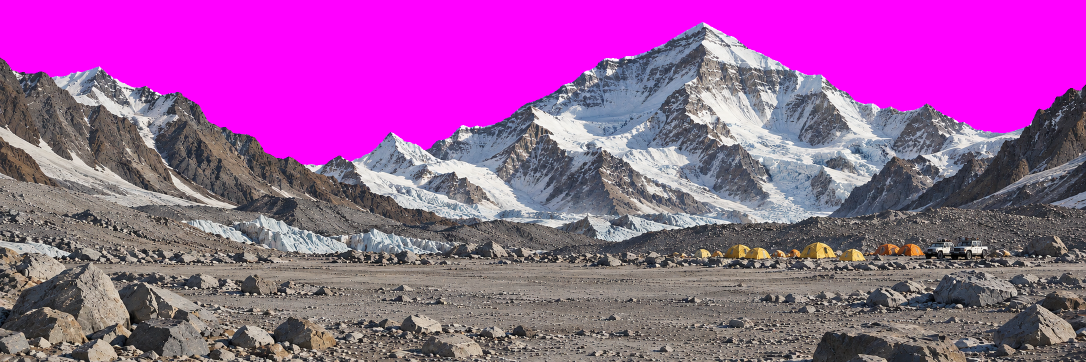
#> input picture tools/assets/masters/basecamp-real.png, 2172 x 724 px, given in place of windsock-mast.png, which was not available (shown at 1/2 size)
$ python gear.py
#> lines starting #> are read from the running program, lines starting #| are printed output that depends on the picture; after the words box and inside, x2 and y2 are one past the last pixel; in counts of white or black regions, pixels touching at a corner belong together; pictures that were not available may be replaced by others from this repository, and a replacement may not be noted
### tools/assets/plates.py
"""Cut a launch-site panorama into parallax depth plates.

Every plate keeps the master's full canvas so all plates of a site share one
coordinate system and one ground row. A plate is opaque from its top edge to
the bottom: the part hidden behind nearer plates is filled with progressively
larger copies of a band of the plate's own terrain, which is roughly what that
ground looks like once the camera climbs and foreshortening relaxes.

Masters are generated on a flat #FF00FF sky and keyed here.

Usage:
  python3 -I tools/assets/plates.py desert <out_dir>
  python3 -I tools/assets/plates.py site <name> <master.png> <out_dir>
  python3 -I tools/assets/plates.py key <master.png> <out.png>

A plate spec (see site_plates) is {"name", "top", "feather", "fill"}:
  top   the edge above which the plate is transparent: a row, a [[x, y], ...]
        polyline, or per-column rows. Omitted means the keyed alpha (skyline).
  fill  the band that is repeated below the next plate's top edge; see tile_fill.
"""

import json
import sys
from pathlib import Path

import numpy as np
from PIL import Image, ImageFilter

ROOT = Path(__file__).resolve().parents[2]
WEBP_QUALITY = 84


def key_magenta(path: Path) -> np.ndarray:
    """Soft chroma key against #FF00FF with despill; returns float RGBA 0..1."""
    rgb = np.asarray(Image.open(path).convert('RGB')).astype(np.float32) / 255
    r, g, b = rgb[..., 0], rgb[..., 1], rgb[..., 2]
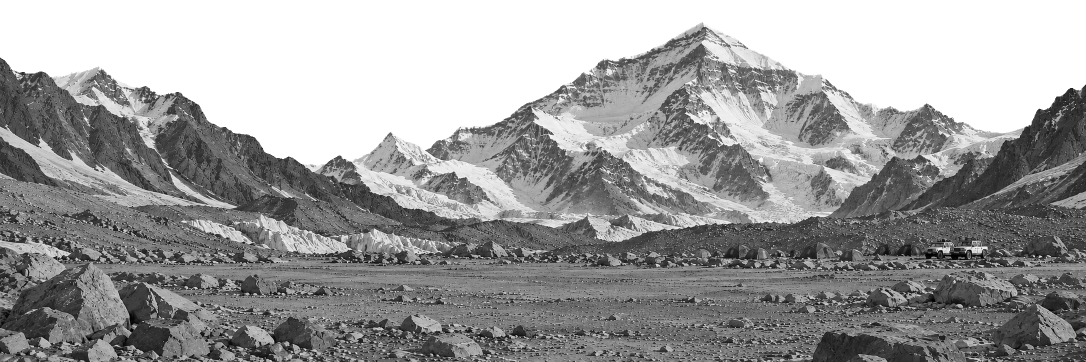
#> b: shape (724, 2172) float32 (shown at 1/2 size); min 0, max 1, mean 0.613
    # Magenta-ness: red and blue both high, green suppressed.
    spill = np.clip(np.minimum(r, b) - g, 0, 1)
    alpha = 1 - np.clip((spill - 0.22) / 0.38, 0, 1)
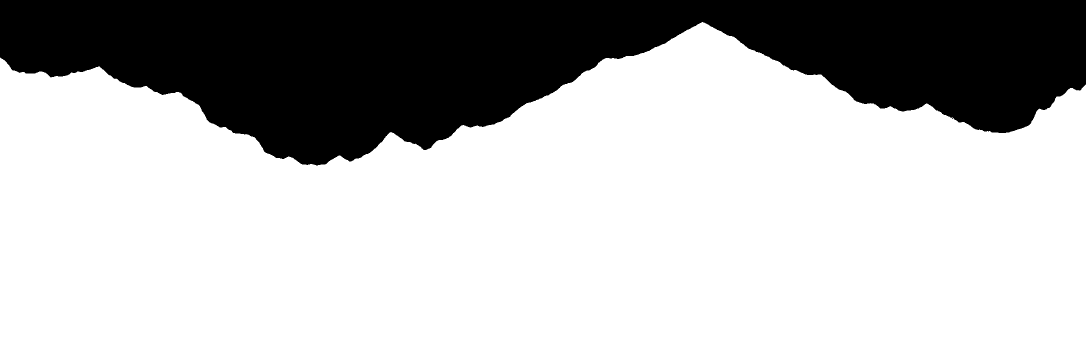
#> alpha: shape (724, 2172) float32 (shown at 1/2 size); values 0 (black) and 1 (white), 72.5% white; 1 black region, box (x1, y1, x2, y2) and area: (0, 0, 2172, 331) 432870
    # Unmix the magenta from antialiased edges: observed = a*fg + (1-a)*M.
    magenta = np.array([1, 0, 1], np.float32)
    safe = np.maximum(alpha, 0.05)[..., None]
    unmixed = (rgb - (1 - alpha)[..., None] * magenta) / safe
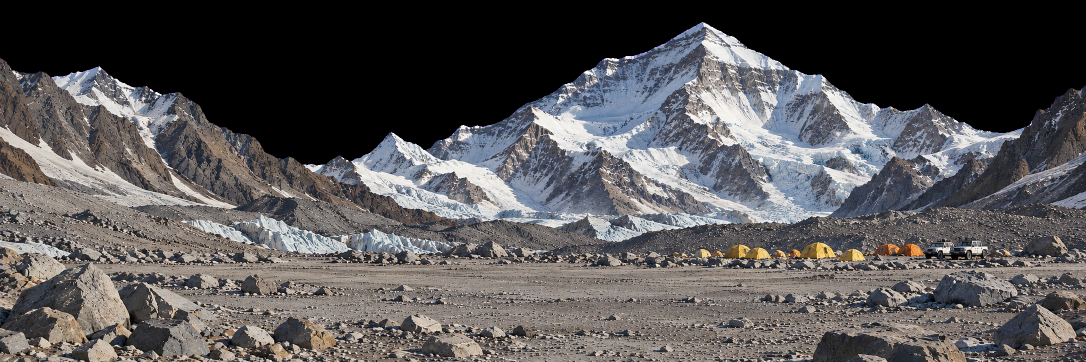
#> unmixed: shape (724, 2172, 3) float32 (shown at 1/2 size); mean R, G, B 0.343, 0.335, 0.338
    rgb = np.where((alpha < 1)[..., None], np.clip(unmixed, 0, 1), rgb)
    # Opaque pixels within 2px of the key still carry a faint magenta cast.
    near = alpha < 0.98
    for _ in range(2):
        grown = near.copy()
        grown[1:] |= near[:-1]
        grown[:-1] |= near[1:]
        grown[:, 1:] |= near[:, :-1]
        grown[:, :-1] |= near[:, 1:]
        near = grown
#> this loop made 2 passes
#> pass 1, in key_magenta, `near = grown`:
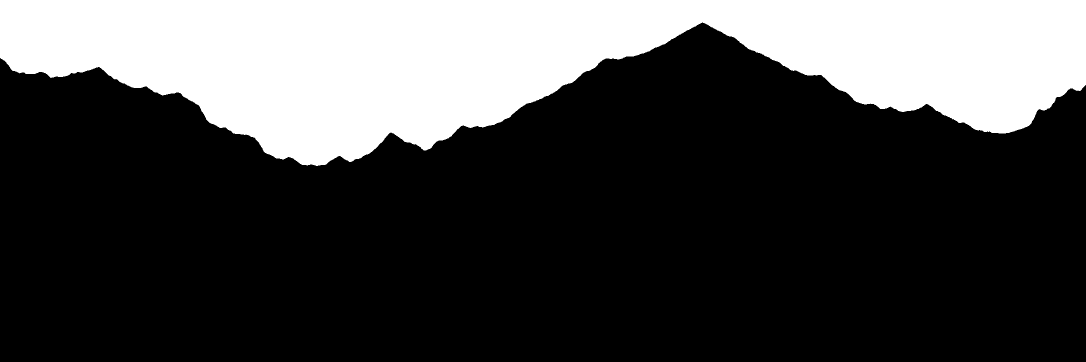
#> near: shape (724, 2172) bool (shown at 1/2 size); 27.7% white; 1 white region, box (x1, y1, x2, y2) and area: (0, 0, 2172, 332) 435119
    cast = np.clip(np.minimum(rgb[..., 0], rgb[..., 2]) - rgb[..., 1], 0, 1) * near
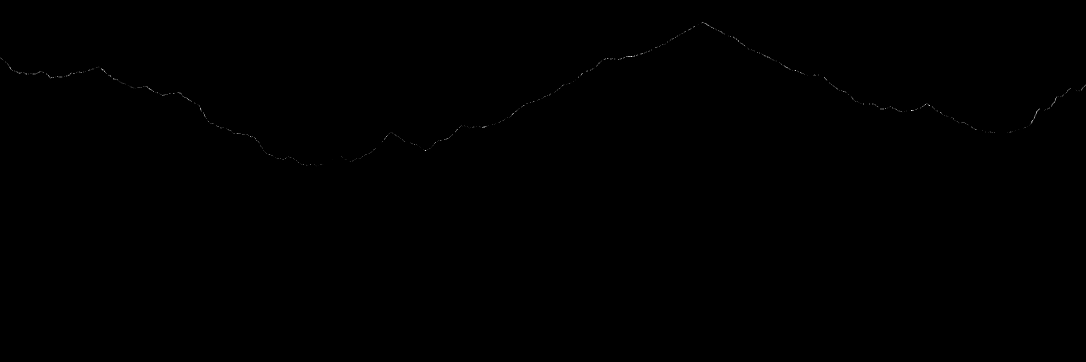
#> cast: shape (724, 2172) float32 (shown at 1/2 size); min 0, max 0.11, mean 6.02e-05; drawn with min black and max white
    rgb[..., 0] -= cast
    rgb[..., 2] -= cast
    return np.dstack([np.clip(rgb, 0, 1), alpha])
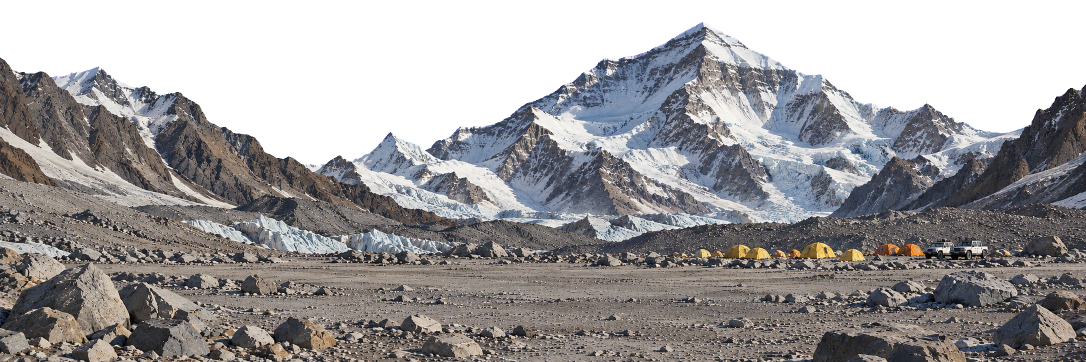
#> returned value: shape (724, 2172, 4) float32 (shown at 1/2 size); mean of channels 0, 1, 2, 3 0.343, 0.335, 0.338, 0.725; transparent parts drawn white


# [61 lines left out: functions tile_fill, edge_rows, not called in this run]


def top_mask(h: int, w: int, top, feather: int) -> np.ndarray:
    rows = np.arange(h, dtype=np.float32)[:, None]
    return np.clip((rows - edge_rows(w, top)[None, :]) / max(1, feather) + 0.5, 0, 1)


# [26 lines left out: functions save, cut, desert_skyline, not called in this run]


# The shed and the fence brace, swapped for neighbouring scrub in fill bands.
SHED = [[245, 370, 380], [1520, 1630, 1660]]


# [66 lines left out: functions desert, site_plates, not called in this run]


def site(name: str, master: Path, out_dir: Path) -> None:
    img = key_magenta(master)
    cut(img, site_plates(name), out_dir)


# [11 lines left out: function main, not called in this run]


# [2 lines that do not run on import are left out]

### tools/assets/gear.py
"""Key, edit and scale the launch-gear photographs into sprites.

Each source is a photo of one object on a flat #FF00FF background
(tools/assets/masters/gear/). Parts that move live in code, not in the photo:
the windsock mast loses its empty hoop arm (the sock carries its own hoop),
the receiver loses its antenna whip (drawn as a springy rod instead) and the
sonde loses its antenna wire (drawn swinging).

Usage: python3 -I tools/assets/gear.py
Prints each sprite's size and anchors, in sprite pixels, for src/world/pad.ts.
"""

import json
import sys
from pathlib import Path

import numpy as np
from PIL import Image

sys.path.insert(0, str(Path(__file__).parent))
from plates import ROOT, key_magenta  # noqa: E402

SOURCE = Path(__file__).with_name('masters') / 'gear'
OUT = ROOT / 'src/assets/gear'

# name: (target height or width in sprite px, 'h' or 'w', erase boxes [x0, y0, x1, y1] in source px,
#        anchors in source px)
SPECS = {
    'windsock-mast': (300, 'h', [[160, 0, 526, 140]], {'base': [136, 1935], 'swivel': [150, 80]}),
    'windsock-cloth': (220, 'w', [], {'mouth': [120, 352], 'tail': [2127, 368]}),
    'helium': (200, 'h', [], {'base': [406, 2059], 'valve': [406, 71]}),
    'met-mast': (276, 'h', [], {'base': [372, 2071], 'vane': [148, 80], 'cups': [610, 108]}),
    'receiver': (252, 'w', [[1224, 0, 1254, 382]], {'base': [700, 923], 'whip': [1239, 382], 'tip': [1239, 21]}),
    # The flight train. The sonde's antenna wire is drawn live so it can swing.
    'sonde': (130, 'h', [[0, 1480, 724, 2172]], {'body': [341, 1030], 'antenna': [358, 1474]}),
    'chute': (141, 'h', [], {'apex': [365, 36], 'swivel': [352, 2079]}),
    'unwinder': (42, 'h', [], {'centre': [626, 600]}),
    # Staging pads, one per site; anchored at the centroid of their footprint.
    'pad-desert': (780, 'w', [], {'centre': 'centroid'}),
    'pad-plains': (820, 'w', [], {'centre': 'centroid'}),
    'pad-snowfield': (760, 'w', [], {'centre': 'centroid'}),
    'pad-basecamp': (840, 'w', [], {'centre': 'centroid'}),
    'pad-station': (840, 'w', [], {'centre': 'centroid'}),
}


def main() -> None:
    OUT.mkdir(parents=True, exist_ok=True)
    meta = {}
    for name, (size, axis, erase, anchors) in SPECS.items():
        img = key_magenta(SOURCE / f'{name}.png')
        for x0, y0, x1, y1 in erase:
            img[y0:y1, x0:x1, 3] = 0
        ys, xs = np.where(img[..., 3] > 0.02)
        left, top = max(0, xs.min() - 4), max(0, ys.min() - 4)
#> left = 0; top = 40
        right, bottom = min(img.shape[1], xs.max() + 5), min(img.shape[0], ys.max() + 5)
#> right = 2172; bottom = 724
        crop = img[top:bottom, left:right]
        if anchors.get('centre') == 'centroid':
            weights = img[..., 3]
            total = weights.sum()
            anchors = {'centre': [float((weights * np.arange(img.shape[1])[None, :]).sum() / total),
                                  float((weights * np.arange(img.shape[0])[:, None]).sum() / total)]}
        scale = size / (crop.shape[0] if axis == 'h' else crop.shape[1])
#> scale = 0.439
        out = Image.fromarray((np.clip(crop, 0, 1) * 255 + 0.5).astype(np.uint8), 'RGBA')
        out = out.resize((round(out.width * scale), round(out.height * scale)), Image.Resampling.LANCZOS)
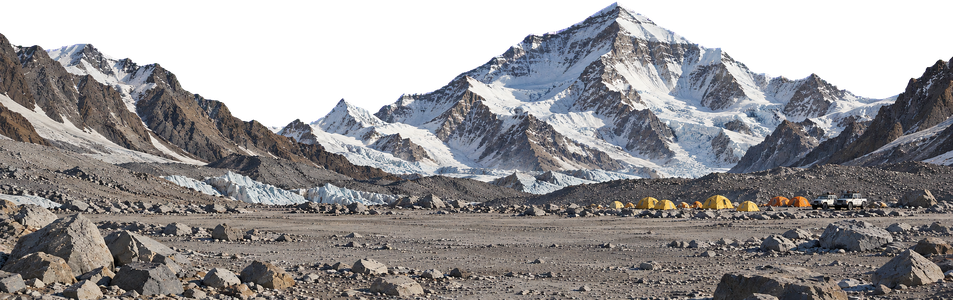
#> out: PIL image 953x300 RGBA; mean R, G, B, A 93.4, 91.1, 92.1, 195.6; transparent parts drawn white
        out.save(OUT / f'{name}.webp', 'WEBP', quality=88, method=6, alpha_quality=95)
        meta[name] = {
            'size': [out.width, out.height],
            **{k: [round((x - left) * scale, 1), round((y - top) * scale, 1)] for k, (x, y) in anchors.items()},
        }
#> (the run stopped early here; a loop or call above may not have finished)

$ run again, on tools/assets/masters/plains-real.png
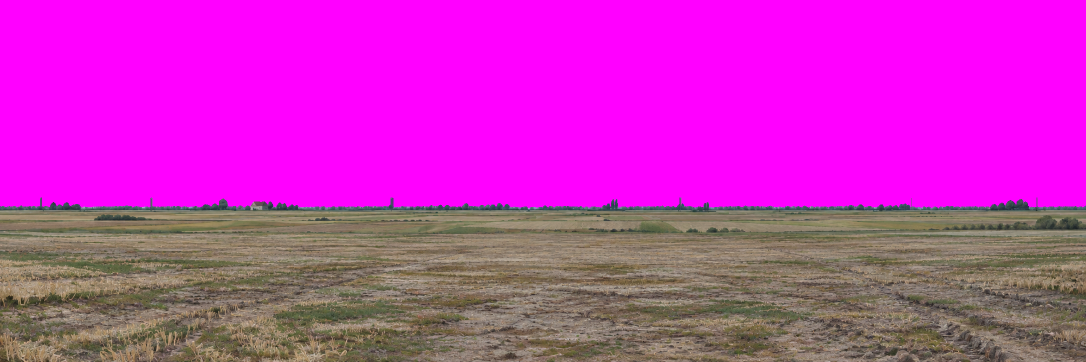
#> input picture tools/assets/masters/plains-real.png, 2172 x 724 px, given in place of windsock-mast.png, which was not available (shown at 1/2 size)
#> the loop in key_magenta, `for _ in range(2):` made 2 passes
#> pass 1, in key_magenta, `near = grown`:
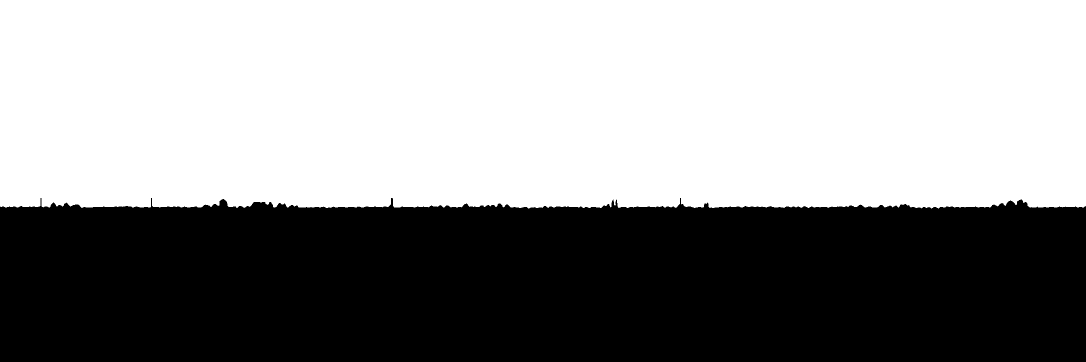
#> near: shape (724, 2172) bool (shown at 1/2 size); 57% white; 1 black region, box (x1, y1, x2, y2) and area: (0, 396, 2172, 724) 675754
#> left = 0; top = 391
#> right = 2172; bottom = 724
#> in main, `out = out.resize((round(out.width * scale), round(out.height * scale))..`:
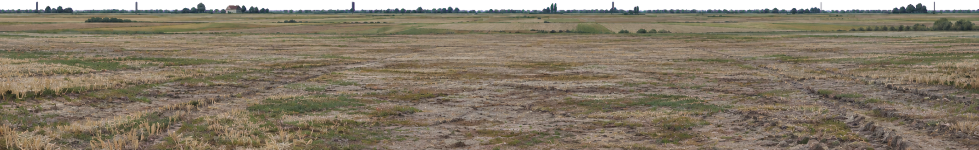
#> out: PIL image 1957x300 RGBA (shown at 1/2 size); mean R, G, B, A 117.8, 107, 89.7, 239.1; transparent parts drawn white
